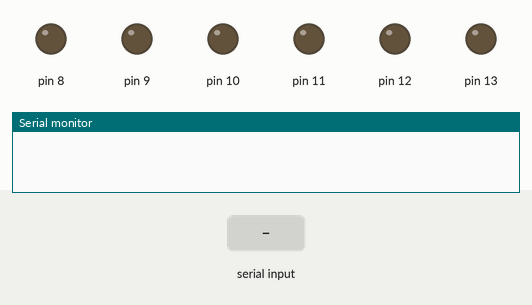
The sketch below on a simulated Arduino Uno, built with avr-gcc and run on an emulated ATmega328P. Parts: output pins drawn as LEDs (lit = HIGH), the last lines printed to the serial monitor. The test bench sets the inputs (shaded band).

Above: at 1.2 s.
1.3 s: "ARIEL" received over Serial
At 1.6 s:
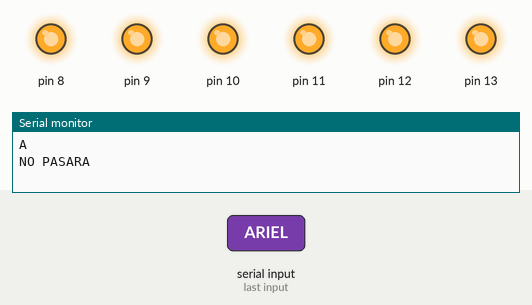
Timing chart, 0 to 10.1 s (numbered marks = the images above; inputs shaded):
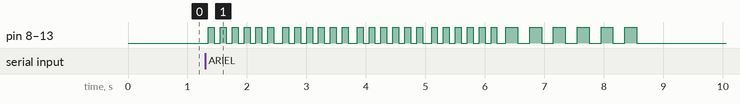

The sketch:

Serial_04.ino
```cpp
/*                                     +  -                                         +  -
                                       *  *    *  *  *  *  *       *  *  *  *  *    *  *
                                       *  *    *  *  *  *  *       *  *  +-----+    *  *
                                       *  * +----[PWR]-------------------| USB |--+ *  *
                                       *  * |                            +-----+  | *  *
                                       *  * |         GND/RST2  [ ][ ]            | *  *
                                       *  * |       MOSI2/SCK2  [ ][ ]  A5/SCL[ ] | *  *
                                       *  * |          5V/MISO2 [ ][ ]  A4/SDA[ ] | *  *
                                       *  * |                             AREF[ ] | *  *
                                       *  * |                              GND[ ] | *  *
                                       *  * | [ ]N/C                    SCK/13[0] |-------------------------\
                                       *  * | [ ]IOREF                 MISO/12[0] |------------------------\ |
                                       *  * | [ ]RST                   MOSI/11[0]~|-----------------------\|||
                                       *  * | [ ]3V3    +---+               10[0]~|----------------------\||||
                                       0------[0]5v    -| A |-               9[0]~|---------------------\|||||
                                       *  * | [ ]GND   -| R |-               8[0] |--------------------\||||||
                                       *  0---[0]GND   -| D |-                    | *  *                ||||||
                                       *  * | [ ]Vin   -| U |-               7[ ] | *  *                ||||||
                                       *  * |          -| I |-               6[ ]~| *  *                ||||||
                                       *  * | [ ]A0    -| N |-               5[ ]~| *  *                ||||||
                                       *  * | [ ]A1    -| O |-               4[ ] | *  *                ||||||
                                       *  * | [ ]A2     +---+           INT1/3[ ]~| *  *                ||||||
                                       *  * | [ ]A3                     INT0/2[ ] | *  *                ||||||
                                       *  * | [ ]A4/SDA   RST SCK MISO    TX>1[ ] | *  *                ||||||
                                       *  * | [ ]A5/SCL   [ ] [ ] [ ]     RX<0[ ] | *  *                ||||||
                                       *  * |             [ ] [ ] [ ]             | *  *                ||||||
                                       *  * |  UNO_R3     GND MOSI 5V ____________/ *  *                ||||||
                                       *  * \________________________/              *  *                ||||||
                                       *  *    *  *  *  *  *       *  *  *  *  *    *  *                ||||||
                                       *  *    *  *  *  *  *       *  *  *  *  *    *  *                ||||||
                                          220 Ohm            Led 1              /----------------------/ ||||| pin 8
                                       *  0-ww-0  *  *  *  0--|>|--0  *  *  *  0    *  *                 |||||
                                       *  *    *  *  *  *  *       *  *  *  *  *    *  *                 |||||
                                       *  *    *  *  *  *  *       *  *  *  *  *    *  *                 |||||
                                          220 Ohm            Led 2              /-----------------------/ |||| pin 9
                                       *  0-ww-0  *  *  *  0--|>|--0  *  *  *  0    *  *                  ||||
                                                                                                          ||||
                                       *  *    *  *  *  *  *       *  *  *  *  *    *  *                  ||||
                                          220 Ohm            Led 3              /------------------------/ ||| pin 10
                                       *  0-ww-0  *  *  *  0--|>|--0  *  *  *  0    *  *                   |||
                                       *  *    *  *  *  *  *       *  *  *  *  *    *  *                   |||
                                       *  *    *  *  *  *  *       *  *  *  *  *    *  *                   |||
                                          220 Ohm            Led 4              /-------------------------/ || pin 11
                                       *  0-ww-0  *  *  *  0--|>|--0  *  *  *  0    *  *                    ||
                                       *  *    *  *  *  *  *       *  *  *  *  *    *  *                    ||
                                       *  *    *  *  *  *  *       *  *  *  *  *    *  *                    ||
                                          220 Ohm            Led 5              /--------------------------/ | pin 12
                                       *  0-ww-0  *  *  *  0--|>|--0  *  *  *  0    *  *                     |
                                       *  *    *  *  *  *  *       *  *  *  *  *    *  *                     |
                                       *  *    *  *  *  *  *       *  *  *  *  *    *  *                     |
                                          220 Ohm            Led 6              /---------------------------/  pin 13
                                       *  0-ww-0  *  *  *  0--|>|--0  *  *  *  0    *  *
                                       *  *    *  *  *  *  *       *  *  *  *  *    *  *
                                       *  *    *  *  *  *  *       *  *  *  *  *    *  *
                                       *  *    *  *  *  *  *       *  *  *  *  *    *  *
                                       *  *    *  *  *  *  *       *  *  *  *  *    *  *
                                       *  *    *  *  *  *  *       *  *  *  *  *    *  *
                                       *  0    *  *  *  *  *       *  *  *  *  *    *  0
                         pin GND---------/ \------------------------------------------/ - GND
                                       *  *    *  *  *  *  *       *  *  *  *  *    *  *
                                       0  *    *  *  *  *  *       *  *  *  *  *    0  *
                         pin 5v-------/ \------------------------------------------/+ 5v
*/


String readString;
int demora =  100;
int pin =  0;
int bucle = 0;


void setup()
{
  for (pin=8;pin<=13; pin++)
  {
    pinMode(pin,OUTPUT);
  }
  Serial.begin(9600);
}
void loop()
{
  while (Serial.available()){
    delay(50);
    char c = Serial.read();
    readString +=c;
    if (readString.length()>0)
    {
      Serial.println(readString);

      if (readString == "ARIEL")
      {
      Serial.println("ENTRO");
      for (int i = 0 ; i<=5; i++)
        {
          for (pin=8;pin<=13; pin++)
          {
            digitalWrite (pin,HIGH);
          }
            delay(200);
          for (pin=8;pin<=13; pin++)
          {
            digitalWrite (pin,LOW);
          }
            delay(200);
        }
      }
      else
      {
      Serial.println("NO PASARA");
      for (int i = 0 ; i<=5; i++)
        {
          for (pin=8;pin<=13; pin++)
          {
            digitalWrite (pin,HIGH);
          }
            delay(100);
          for (pin=8;pin<=13; pin++)
          {
            digitalWrite (pin,LOW);
          }
            delay(100);
        }
      }
    }
    if (readString.length()>5)
    {
      readString = "";
    }
  }
}
```

Measured:
- after the input at 1.3 s, pin 8–13: LOW → HIGH after 0.05 s, → LOW 0.10 s later, → HIGH 0.10 s later, → LOW 0.10 s later, … (60 changes in this stretch)
